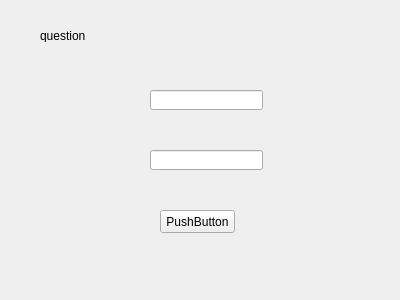
<?xml version="1.0" encoding="UTF-8"?>
<ui version="4.0">
 <class>question</class>
 <widget class="QWidget" name="question">
  <property name="geometry">
   <rect>
    <x>0</x>
    <y>0</y>
    <width>400</width>
    <height>300</height>
   </rect>
  </property>
  <property name="windowTitle">
   <string>Form</string>
  </property>
  <widget class="QLineEdit" name="question_2">
   <property name="geometry">
    <rect>
     <x>150</x>
     <y>90</y>
     <width>113</width>
     <height>20</height>
    </rect>
   </property>
  </widget>
  <widget class="QLineEdit" name="answer">
   <property name="geometry">
    <rect>
     <x>150</x>
     <y>150</y>
     <width>113</width>
     <height>20</height>
    </rect>
   </property>
  </widget>
  <widget class="QPushButton" name="confirmButton">
   <property name="geometry">
    <rect>
     <x>160</x>
     <y>210</y>
     <width>75</width>
     <height>23</height>
    </rect>
   </property>
   <property name="text">
    <string>PushButton</string>
   </property>
  </widget>
  <widget class="QLabel" name="label">
   <property name="geometry">
    <rect>
     <x>40</x>
     <y>30</y>
     <width>54</width>
     <height>12</height>
    </rect>
   </property>
   <property name="text">
    <string>question</string>
   </property>
  </widget>
 </widget>
 <resources/>
 <connections/>
</ui>
